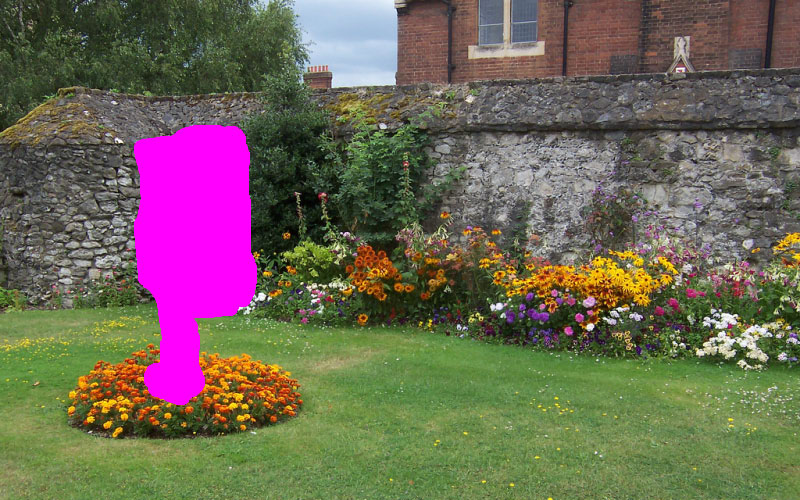
%> input picture Image Melding/Inputs/Hole Filling/yard.jpg, 800 x 500 px
$ octave HoleFilling.m   (GNU Octave 9; MATLAB toolbox functions it lacks are replaced by stand-ins)
%> lines starting %> are read from the running program, lines starting %| are printed output that depends on the picture; in (x1, y1, x2, y2) boxes, pixels count from 0 and x2, y2 are one past the last pixel; in counts of white or black regions, pixels touching at a corner belong together; the program's own positions count from 1
### Image Melding/read_mask_image.m
%reads the input image and wherever the color is magenta it assings it to be a hole!
function [im_out im_mask invalid_mask] = read_mask_image(f_name, in_scale,thr)
%> called with f_name = 'Inputs/Hole Filling/yard.jpg', in_scale = 1, thr = 0.8
im_out = im2double(imread(f_name));
imR = im_out(:,:,1);
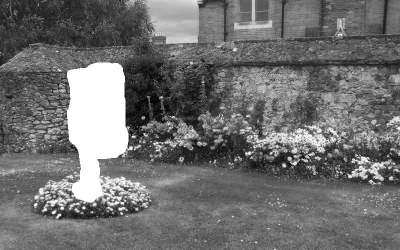
%> imR: size 500x800 double (shown at 1/2 size); min 0, max 1, mean 0.437

my_ones = ones(size(imR));
im_mask_R = zeros(size(imR));
inds = find(imR >= thr);
%> inds = 33769 values from 2847 to 399843
im_mask_R( inds) = my_ones(inds);
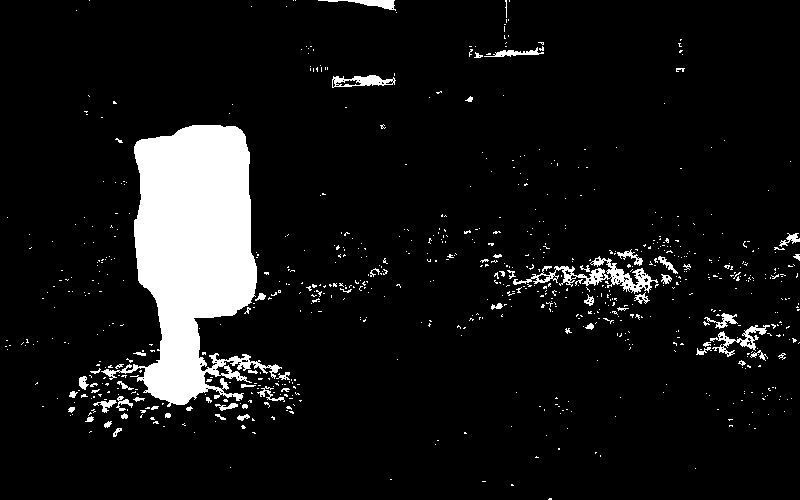
%> im_mask_R: size 500x800 double; values 0 (black) and 1 (white), 8.4% white; 762 white regions (699 under 20 px), largest, box (x1, y1, x2, y2) and area: (101, 125, 282, 407) 25759, (513, 256, 658, 294) 1389, (710, 325, 770, 357) 503
im_mask_RN = zeros(size(imR));
im_mask_RN(imR <= 1 - thr) = 1;
%> im_mask_RN: size 500x800 double; values 0 (black) and 1 (white), 11.1% white; 2582 white regions (2446 under 20 px), largest, box (x1, y1, x2, y2) and area: (246, 117, 420, 288) 12456, (22, 0, 174, 69) 4654, (325, 269, 500, 329) 4051
imG = im_out(:,:,2);
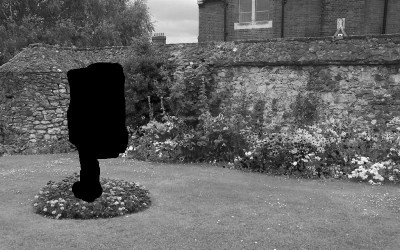
%> imG: size 500x800 double (shown at 1/2 size); min 0, max 1, mean 0.398
im_mask_G = zeros(size(imG));
inds = find(imG <=  1 - thr);
%> inds = 58192 values from 5 to 399865
im_mask_G( inds) = my_ones(inds);
%> im_mask_G: size 500x800 double; values 0 (black) and 1 (white), 14.5% white; 3068 white regions (2912 under 20 px), largest, box (x1, y1, x2, y2) and area: (122, 121, 334, 407) 30321, (361, 263, 469, 326) 3081, (450, 118, 800, 138) 1960
im_mask_GN = zeros(size(imG));
im_mask_GN(imG >= thr) = 1;
%> im_mask_GN: size 500x800 double; values 0 (black) and 1 (white), 1.9% white; 758 white regions (737 under 20 px), largest, box (x1, y1, x2, y2) and area: (286, 0, 397, 21) 1748, (299, 27, 397, 62) 1439, (319, 61, 396, 88) 1187
imB = im_out(:,:,3);
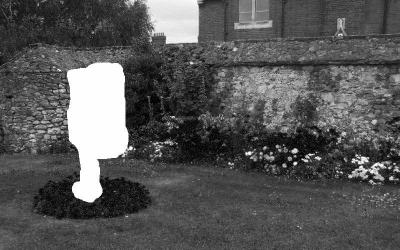
%> imB: size 500x800 double (shown at 1/2 size); min 0, max 1, mean 0.34
im_mask_B = zeros(size(imB));
inds = find(imB >= thr);
%> inds = 33597 values from 14735 to 399843
im_mask_B( inds) = my_ones(inds);
%> im_mask_B: size 500x800 double; values 0 (black) and 1 (white), 8.4% white; 314 white regions (297 under 20 px), largest, box (x1, y1, x2, y2) and area: (134, 125, 257, 405) 24384, (285, 0, 397, 88) 7635, (704, 313, 738, 328) 180


im_mask = double(im_mask_R & im_mask_B & im_mask_G);
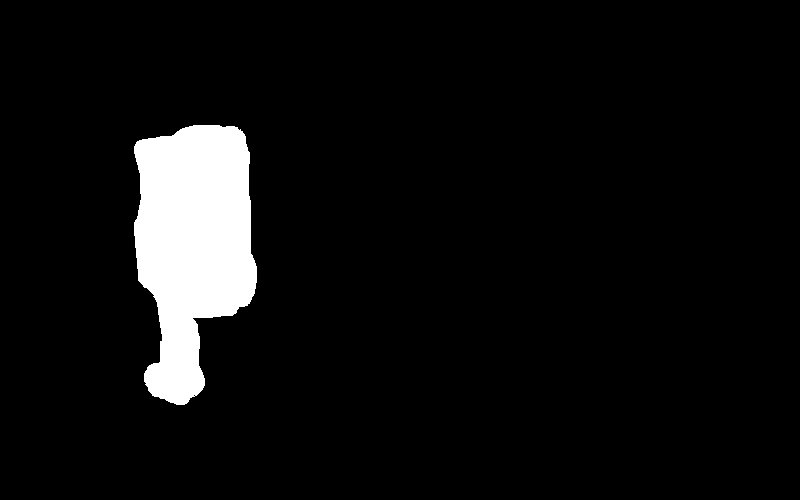
%> im_mask: size 500x800 double; values 0 (black) and 1 (white), 6.1% white; 1 white region, box (x1, y1, x2, y2) and area: (134, 125, 257, 405) 24339
invalid_mask = double(im_mask_RN & im_mask_B & im_mask_GN);
%> invalid_mask: size 500x800 double; every value is 0
inds = find(repmat(im_mask, [1 1 3]));
%> inds = 73017 values from 67147 to 928283
invalid_inds = find(repmat(invalid_mask, [1 1 3]));
%> invalid_inds = []
im_out(invalid_inds) = 1000;
im_out(inds) = 0;
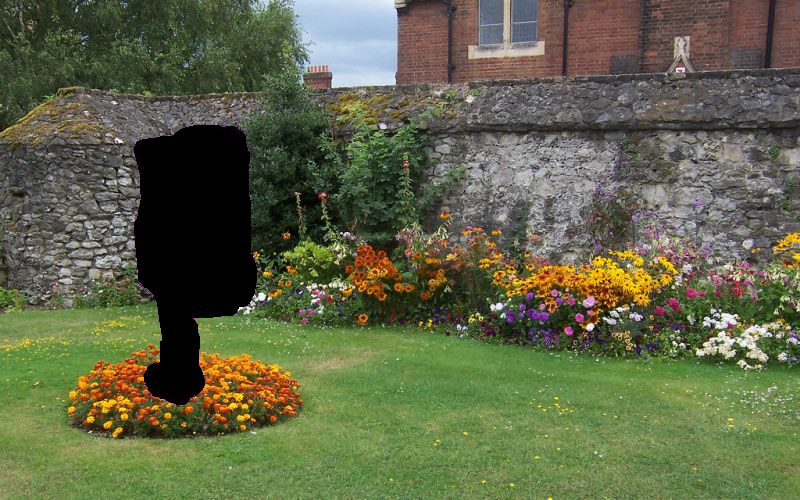
%> im_out: size 500x800x3 double; mean R, G, B 0.376, 0.398, 0.28
im_out = imresize(im_out,in_scale);
im_mask = imresize(im_mask,in_scale);
[im_out im_mask] = fix_downsampled_mask(im_out,im_mask);
my_ones = ones(size(im_mask));
inds = find(im_mask ~= 0);
%> inds = 24339 values from 67147 to 128283
im_mask(inds) = my_ones(inds);

### Image Melding/fix_downsampled_mask.m
function [im_out,im_mask] = fix_downsampled_mask( input_im, input_mask)
%input_mask(input_mask < 0.01) = 0;

TT = 0.9;
ch_num = size(input_im,3);
%input_mask(input_mask > TT) = 1;
mask_3ch = repmat(input_mask, [1 1 ch_num]);

im_out = input_im ./ ( 1 - mask_3ch );
im_out(mask_3ch == 1) = 0;
im_mask = input_mask;
im_mask(im_mask < TT) = 0;
im_mask(im_mask ~= 0) = 1;
%im_out(repmat(input_mask, [1 1 ch_num]) == 1) = 0;

### Image Melding/generate_scale_pyramid_forEM.m
function [trg_im, out_Pyr, mask_Pyr, out_scales, true_src_sizes] = generate_scale_pyramid_forEM(input_im, input_mask, start_scale, num_scales, is_logscale)

global grad_weight;

cur_scale = start_scale;
scale_step = (1 - start_scale) / (num_scales - 1);
im_szX = size(input_im,1); im_szY = size(input_im,2);

out_Pyr = cell(num_scales,1);

true_src_sizes = cell(num_scales,1);
out_scales = zeros(num_scales,1);

logMin = log2(start_scale);

if(num_scales == 1)
    diff = 0;
    log_SZ = [0];
else
    diff = logMin / (num_scales - 1);
    log_SZ = 0 : diff : logMin;
end

sZs = flipdim(2 .^ log_SZ,2);
for k = 1 : num_scales
    if is_logscale
        cur_scale = sZs(k);
        cur_szX = round(cur_scale * im_szX);
        cur_szY = round(cur_scale * im_szY);
    else

        cur_szX = round(cur_scale * im_szX);
        cur_szY = round(cur_scale * im_szY);
        cur_scale = cur_scale + scale_step;
    end
    true_src_sizes{k} = [cur_szX cur_szY];
    out_scales(k) = cur_scale;

    src_im = imresize(input_im, [cur_szX cur_szY],'lanczos3');
    src_mask = imresize(input_mask,[cur_szX cur_szY],'lanczos3');
    if(k == 1)
        trg_im = src_im;
    end
    out_Pyr{k} = src_im;
    mask_Pyr{k} = src_mask;

end

### Image Melding/do_init_guess.m
function [out_im] = do_init_guess(in_im, in_mask)

  in_mask_d = imdilate(in_mask,strel('square',3));

out_im = in_im;
num_channels = size(in_im,3);
for ch = 1 : num_channels
    tmp = in_im(:,:,ch);
% [30 lines of commented-out code are left out]
    out_im(:,:,ch) = roifill(tmp, in_mask_d);


end

### Image Melding/do_EM_iter.m
function [output_im, output_NNF] = do_EM_iter(trg_im, src_im_ScalePyr, mask_Pyr, trg_mask, src_scales, options, num_em, cur_scale, big_size, org_im, org_mask, num_pyrs)
global grad_weight;
global out_directory;


src_im = src_im_ScalePyr{cur_scale};
src_im = cat(3,src_im, zeros(size(src_im,1),size(src_im,2),2));
num_channels = 5;

cur_src = src_im;
cur_mask = mask_Pyr{cur_scale};

[cur_src, cur_mask_fixed] = fix_downsampled_mask(cur_src, cur_mask);

if(grad_weight)%evaluate the gradients of boundaries

    [tmp1, tmp2] = sGradMex(single(cur_src(:,:, 1)));
    tmp1_f = imresize((tmp1),[size(org_im,1) size(org_im,2)], 'nearest');
    tmp2_f = imresize((tmp2),[size(org_im,1) size(org_im,2)], 'nearest');
    tmp1_f = imresize((tmp1_f),[size(cur_mask_fixed,1) size(cur_mask_fixed,2)], 'nearest');
    tmp2_f = imresize((tmp2_f),[size(cur_mask_fixed,1) size(cur_mask_fixed,2)], 'nearest');

    inds = find((cur_mask  > 0 & cur_mask < 1));
    tmp1(inds) = tmp1_f(inds);
    tmp2(inds) = tmp2_f(inds);

    cur_src(:,:,4) = tmp1_f;
    cur_src(:,:,5) = tmp2_f;

end

trg_im = imresize(trg_im, [size(cur_src,1) size(cur_src,2)] , 'lanczos3');

cur_trg_szX = size(trg_im,1);
cur_trg_szY = size(trg_im,2);

src_im_PYR = make_pyramid_noscale(org_im,org_mask,size(cur_src,1)/big_size(1), options.max_scale, num_pyrs);

alpha = cur_mask;

alpha(alpha < 0.01) = 0;

alpha = repmat(alpha, [1 1 num_channels]);
weight_mask = single(mask2weights_hole(~cur_mask_fixed,1.3));%gives more weights to regions closer to boundaries. For more detail see Wexler 2004

options.trg_weight = single(weight_mask);
options.EM_alpha = single(alpha(:,:,1));


if isfield(options, 'prev_map')
    pNN = single(options.prev_map);
    NNF_NN = single(upscale_NNmap(pNN,cur_trg_szX, cur_trg_szY,size(src_im_PYR.ims{1},1), size(src_im_PYR.ims{1},2), size(src_im_PYR.ims{1},1), size(src_im_PYR.ims{1},2), options));
    options = rmfield(options, 'prev_map');
    trg_im_PYR.ims{1} = single(trg_im);
    trg_im_PYR.scales{1} = 1;

    options.prev_map = NNF_NN;
end

imwrite(lab2rgb(trg_im(:,:,1:3)), sprintf('%s\\Im%03d_Iter%03d.png',out_directory,(cur_scale), 0));
alpha_fixed = alpha;
alpha_fixed(alpha < 0.01) = 0;
alpha_fixed(alpha > 0.99) = 1;

current_iter_num = options.parallel_iter;


for k = 1 : num_em
    opt = options;
    trg_im_PYR.ims{1} = single(trg_im);
    trg_im_PYR.scales{1} = 1;


    [cur_NNF, GB] = sNNMex(trg_im_PYR, src_im_PYR, opt);

    cur_vote = svoteMex(trg_im_PYR, src_im_PYR, cur_NNF, opt, GB);

    trg_im = cur_vote(:,:,1:num_channels);


    trg_im(:,:,1:3) = alpha_fixed(:,:,1:3) .* trg_im(:,:,1:3) + (1 - alpha_fixed(:,:,1:3)) .* cur_src(:,:,1:3);%put back the hole constain

    if(grad_weight)
        [dx, dy]  = sGradMex(trg_im(:,:,1));

        trg_im(:,:,4) = alpha_fixed(:,:,4) .* trg_im(:,:,4) + (1 - alpha_fixed(:,:,4)) .* dx;
        trg_im(:,:,5) = alpha_fixed(:,:,5) .* trg_im(:,:,5) + (1 - alpha_fixed(:,:,5)) .* dy;

        res = do_poisson_combination(trg_im(:,:,1), alpha_fixed(:,:,1), options.grad_weight(:,:,1), trg_im(:,:,4), trg_im(:,:,5));%solves screened Poisson equation


        trg_im(:,:,1) = res;
    end

    imwrite(lab2rgb(trg_im(:,:,1:3)), sprintf('%s\\Im%03d_Iter%03d.png',out_directory,(cur_scale), k));


    options.prev_map = cur_NNF;
end


output_im = alpha .* trg_im + (1 - alpha) .* cur_src;

output_NNF = cur_NNF;

### Image Melding/HoleFilling.m
% Image Melding
% MATLAB Scripts and Mex Executables Version 1.0 (2012-03-12)
%
%   By Soheil Darabi
%   Copyright Adobe Systems Inc
%   Licensed by Adobe for noncommercial research use only.


clc;
clear options;
close all;
path(path, '.\Mexfiles'); % Contains the compiled functions for the search and vote algorithm of patches

global grad_weight;%lambda (gradient dimensions weight for calculating the energy function) value in the paper
global out_directory;%directory name for saving intermediate files

input_folder = 'Inputs/Hole Filling/'
results_folder = '.\Results\'

%%%%%%%%%%%%%%%%%%%%%%%%%%%%%%%%%%%%%%%%
%MODIFY THIS SECTION FOR YOUR TEST IMAGES
input_file_name = strcat(input_folder,'yard.jpg'); %image in which we perform the hole filling
out_directory = strcat(results_folder, 'yard'); %folder in which we store each iterative result
%%%%%%%%%%%%%%%%%%%%%%%%%%%%%%%%%%%%%%%%%

if ~exist(out_directory, 'dir')
    mkdir(out_directory);
end


grad_weight = 0.1; %we fix a small lambda value

[im1 im1_mask invalid_mask] = read_mask_image(input_file_name,1,0.8); %reads the input image and wherever the color is magenta it assings it to be a hole!


options.parallel_iter =30; %number of random search in Generalized PatchMatch (GPM)
options.patch_size = 10;%patchsize
options.min_scale = 0.9;%minimum scale in GPM
options.max_scale = 1.2;%maximum scale in GPM
options.min_relscale = 0.9;%minimum relative scale in GPM
options.max_relscale = 1.1;%maximum relative scale in GPM
options.min_angle = -pi/4;%minimum rotation
options.max_angle = pi/4;%maximum rotation
options.search_reflection = 1;%indicates if the algorithm should search for reflection.  If you turn it on you need more parallel_iter!
options.window_size = 0;%Specifies the local search
options.random_init = 1;%if it is turned to zero, GPM initializes the locations to be identity
options.do_random_search = 1;%if it is turned to zero, algorithm just does random search

options.min_Bias = single([-5   ; -5   ;   -5;      0; 0]);%minimum bias in Lab space.  The last two channels are related to gradients.  As gradients can be drived from colors, if you leave it as it's the algorithm automatically uses gain of color channels.
options.max_Bias = single([5 ; 5  ;  5; 0;0]);%maximum bias
options.min_Gain = single([0.95  ; 0.95     ;   0.95;      1;1]);%minimum gain
options.max_Gain = single([1.05  ; 1.05   ;   1.05;    1;1]);%maximum gain

options.coh_weigh = 1;%if set to 1 the algorithm gives more weight to the coherent regions.
options.normalize_weight = 0;%if set to 0 the algorithm ignores gain and bias adjustments
options.num_threads = 12;%number of threads
options.do_MinNNF = 6;%the algorithm does this number of random searches after merges previous NNF and current one.  Please refer to original PM for more details
options.grad_weight = grad_weight;
num_pyrs = 10;%number of scaled pyramids algorithm needs for synthesis

big_size =  [size(im1,1), size(im1,2)]; % image dimensions

start_scale = 35 / min(size(im1,1), size(im1,2));%the coasest scale is 35

num_scales = 10;%number of scales for EM iterations
num_em = 30;%initial number of EM iterations at coarsest scale
decrease_factor = 3;%when we go to finer resolutions we reduce this number from number of EM iterations
min_scale = 5;%the minimum number of EM iterations


C = makecform('srgb2lab'); % creates a color transformation structure C that defines the color space conversion specified by type.
im1 = applycform(im1, C);%takes the image to Lab space
%> im1: size 500x800x3 double; mean of channels 1, 2, 3 41.6, -5.6, 15.9

options.vote_weight = single(ones(options.patch_size,options.patch_size));%instead of box filter in vote step you can apply other filters such as Gaussian

im_szX = size(im1,1); % width
im_szY = size(im1,2); % height
is_log_upscale = 1; % upscale enable
[trg_im,  src_Pyr, mask_Pyr, src_scales, true_src_sizes] = generate_scale_pyramid_forEM(im1, im1_mask, start_scale, num_scales,is_log_upscale);%generates all the source pyramids for every EM scale
%> after the loop in generate_scale_pyramid_forEM, `for k = 1 : num_scales`: mask_Pyr = 10 items; out_scales = [0.07; 0.0941; 0.126; 0.17; 0.228; 0.307; 0.412; 0.554; 0.744; 1]; true_src_sizes = {[35 56], [47 75], [63 101], [85 136], [114 183], [153 245], [206 330], [277 443], [372 595], [500 800]}
%> src_Pyr = 10 items; mask_Pyr = 10 items; src_scales has the same summary as out_scales in generate_scale_pyramid_forEM

trg_mask = mask_Pyr{1}; %setting the target mask
[trg_im,trg_mask] = fix_downsampled_mask(trg_im, trg_mask); %when downsample an image with a hole, the values of the boundaries get affected by both non-valid regions and valid regions.  This function correct those values.

trg_im = do_init_guess(trg_im, trg_mask);%initialize the hole by interpolating colors at boundaries
%> the loop in do_init_guess, `for ch = 1 : num_channels` made 3 passes
%> pass 3, in do_init_guess, `tmp = in_im(:,:,ch);`:
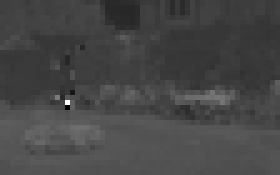
%> tmp: size 35x56 double (shown 5 times larger); min -61.17, max 219.7, mean 16.7; drawn with min black and max white
%> the run ends on the next line
trg_im = cat(3,trg_im, zeros(size(trg_im,1),size(trg_im,2),2));
im1 = cat(3,im1, zeros(size(im1,1),size(im1,2),2)); % initialize before hole filling
% performing hole filling on multiple iteration
for k = 1 : num_scales

    cur_srcIm = src_Pyr{k};
    if k ~= 1

        cur_src_szX = big_size( 1);
        cur_src_szY = big_size( 2);

        trg_mask = imresize(trg_mask, true_src_sizes{k},'lanczos3');
        trg_im = imresize(cur_im, true_src_sizes{k},'lanczos3');


        cur_trg_szX = size(trg_im, 1);
        cur_trg_szY = size(trg_im, 2);
        prev_src_szX = big_size( 1);
        prev_src_szY = big_size( 2);

        options.prev_map = upscale_NNmap(cur_NN, cur_trg_szX, cur_trg_szY, prev_src_szX, prev_src_szY, cur_src_szX, cur_src_szY, options);%upscale NNF for the next level of iterations

    end

    num_em = max(min_scale, num_em - decrease_factor);

    [cur_im, cur_NN] = do_EM_iter(trg_im, src_Pyr, mask_Pyr, trg_mask, src_scales, options, num_em, k,big_size, im1, im1_mask, num_pyrs);

$ run again, with Image Melding/Inputs/Hole Filling/bus.jpg copied over Image Melding/Inputs/Hole Filling/yard.jpg
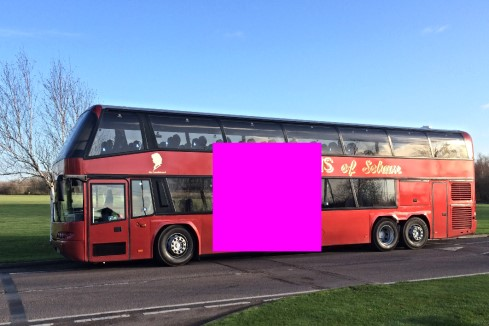
%> input picture Image Melding/Inputs/Hole Filling/bus.jpg, 489 x 326 px
%> in read_mask_image, `inds = find(imR >= thr);`: inds = 22624 values from 148 to 159245
%> in read_mask_image, `im_mask_R( inds) = my_ones(inds);`:
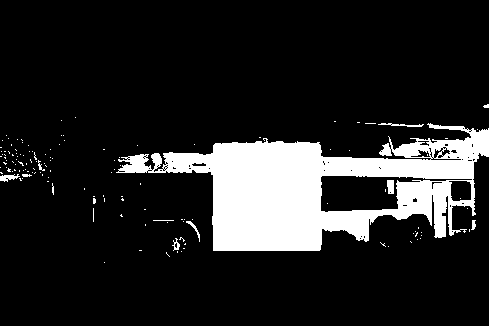
%> im_mask_R: size 326x489 double; values 0 (black) and 1 (white), 14.2% white; 137 white regions (127 under 20 px), largest, box (x1, y1, x2, y2) and area: (116, 123, 489, 251) 21820, (387, 180, 394, 194) 90, (0, 174, 20, 182) 88
%> im_mask_RN: size 326x489 double; values 0 (black) and 1 (white), 10.1% white; 431 white regions (398 under 20 px), largest, box (x1, y1, x2, y2) and area: (0, 215, 430, 275) 6289, (65, 105, 433, 159) 3896, (87, 174, 211, 215) 1359
%> in read_mask_image, `inds = find(imG <=  1 - thr);`: inds = 31411 values from 192 to 159344
%> im_mask_G: size 326x489 double; values 0 (black) and 1 (white), 19.7% white; 212 white regions (191 under 20 px), largest, box (x1, y1, x2, y2) and area: (0, 105, 431, 274) 29242, (475, 178, 489, 204) 334, (409, 316, 463, 326) 232
%> im_mask_GN: size 326x489 double; values 0 (black) and 1 (white), 15.7% white; 339 white regions (314 under 20 px), largest, box (x1, y1, x2, y2) and area: (79, 43, 489, 162) 20813, (30, 69, 58, 171) 1005, (393, 138, 473, 160) 840
%> in read_mask_image, `inds = find(imB >= thr);`: inds = 72693 values from 1 to 159245
%> im_mask_B: size 326x489 double; values 0 (black) and 1 (white), 45.6% white; 107 white regions (97 under 20 px), largest, box (x1, y1, x2, y2) and area: (0, 0, 489, 171) 59714, (212, 141, 331, 251) 11700, (0, 118, 33, 174) 627
%> invalid_mask: size 326x489 double; every value is 0
%> in read_mask_image, `inds = find(repmat(im_mask, [1 1 3]));`: inds = 34758 values from 69584 to 423398
%> invalid_inds = []
%> mask_3ch: size 326x489x3 double; values 0 (black) and 1 (white), 7.3% white; 1 white region, box (x1, y1, x2, y2) and area: (213, 143, 321, 251) 11586
%> in read_mask_image, `inds = find(im_mask ~= 0);`: inds = 11586 values from 69584 to 104570
%> im1: size 326x489x3 double; mean of channels 1, 2, 3 50.1, 1.7, -9.1
%> after the loop in generate_scale_pyramid_forEM, `for k = 1 : num_scales`: mask_Pyr = 10 items; out_scales = [0.107; 0.138; 0.176; 0.226; 0.289; 0.371; 0.475; 0.609; 0.78; 1]; true_src_sizes = {[35 53], [45 67], [57 86], [74 110], [94 142], [121 181], [155 232], [199 298], [254 382], [326 489]}
%> `[trg_im,  src_Pyr, mask_Pyr, src_scales, true_src_sizes] = generate_sc..`: src_Pyr = 10 items; src_scales has the same summary as out_scales in generate_scale_pyramid_forEM
%> mask_3ch: size 35x53x3 double
%> in_mask_d: size 35x53 double; values 0 (black) and 1 (white), 8.1% white; 1 white region, box (x1, y1, x2, y2) and area: (23, 15, 35, 28) 150
%> the loop in do_init_guess, `for ch = 1 : num_channels` made 3 passes
%> pass 3, in do_init_guess, `tmp = in_im(:,:,ch);`:
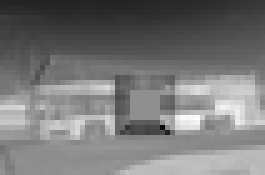
%> tmp: size 35x53 double (shown 5 times larger); min -62.84, max 49.13, mean -10; drawn with min black and max white
